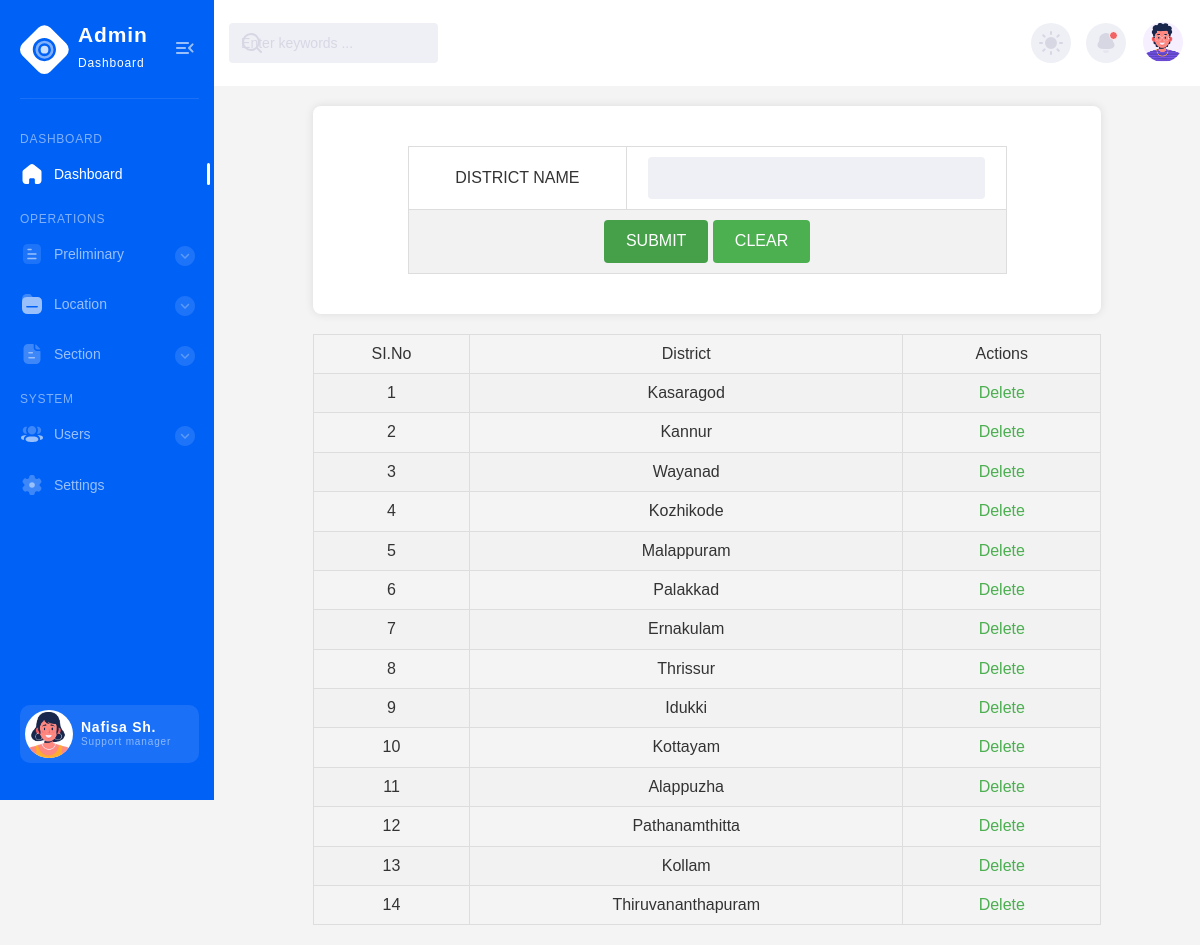
Page /Project/Admin/District.php on the committed database.
### tables this page shows
CREATE TABLE `tbl_district` (
  `district_id` int(11) NOT NULL,
  `district_name` varchar(50) NOT NULL
);

### Project/Admin/District.php (the view, shortened to what this page needs)
<?php
include("Head.php");
include('../Assets/Connection/Connection.php');
		?>
<!DOCTYPE html PUBLIC "-//W3C//DTD XHTML 1.0 Transitional//EN" "http://www.w3.org/TR/xhtml1/DTD/xhtml1-transitional.dtd">
<html xmlns="http://www.w3.org/1999/xhtml">
<head>
</head>
<body>
<form action="" method="post">
<table border="1">
  <tr>
    <td >DISTRICT NAME</td>
    <td >
      <input type="text" name="txt_disname" id="txt_disname" required="required"/></td>
  </tr>
  <tr>
    <td colspan="2">
        <input type="submit" name="btn_sub" id="btn_sub" value="SUBMIT" />
        <input type="reset" name="btn_clear" id="btn_clear" value="CLEAR" /></td>
  </tr>
</table>
</form>
<table  border="1">
  <tr>
    <td>SI.No</td>
    <td>District</td>
    <td>Actions</td>
  </tr>
  <?php
	$i = 0;
	$selQry = "select * from tbl_district";
	$result = $con->query($selQry);
	while($data = $result -> fetch_assoc())
	{
		$i++;
	?>
    <tr>
      <td><?php echo $i ?></td>
      <td><?php echo $data['district_name'];?></td>
      <td>
      <a href="District.php?did=<?php echo $data['district_id'] ?>" class="a">Delete</a></td>
    </tr>
    <?php
	}
	?>
</table>
</body>
</html>
<?php include("Foot.php"); ?>

### Project/Admin/District.php (style rules this page uses)
body { font-family: Arial, sans-serif; background-color: #f4f4f4; color: #333; margin: 0; padding: 0; }
table { width: 80%; margin: 20px auto; border-collapse: collapse; }
table, th, td { border: 1px solid #ddd; }
th, td { padding: 10px; text-align: center; }
tr:nth-child(even) { background-color: #f2f2f2; }
form { width: 80%; margin: 20px auto; background-color: #fff; padding: 20px; border-radius: 8px; box-shadow: 0 0 10px rgba(0, 0, 0, 0.1); }
input[type="text"] { width: calc(100% - 22px); padding: 10px; border: 1px solid #ccc; border-radius: 4px; }
input[type="submit"], input[type="reset"] { background-color: #4CAF50; color: white; padding: 10px 20px; border: none; border-radius: 4px; cursor: pointer; }
input[type="submit"], input[type="reset"]:hover { background-color: #45a049; }
.a { color: #4CAF50; text-decoration: none; margin: 0 5px; }

### rows in the picture
tbl_district: district_name "Kasaragod"
tbl_district: district_name "Kannur"
tbl_district: district_name "Wayanad"
tbl_district: district_name "Kozhikode"
tbl_district: district_name "Malappuram"
tbl_district: district_name "Palakkad"
tbl_district: district_name "Ernakulam"
tbl_district: district_name "Thrissur"
tbl_district: district_name "Idukki"
tbl_district: district_name "Kottayam"
tbl_district: district_name "Alappuzha"
tbl_district: district_name "Pathanamthitta"
tbl_district: district_name "Kollam"
tbl_district: district_name "Thiruvananthapuram"
